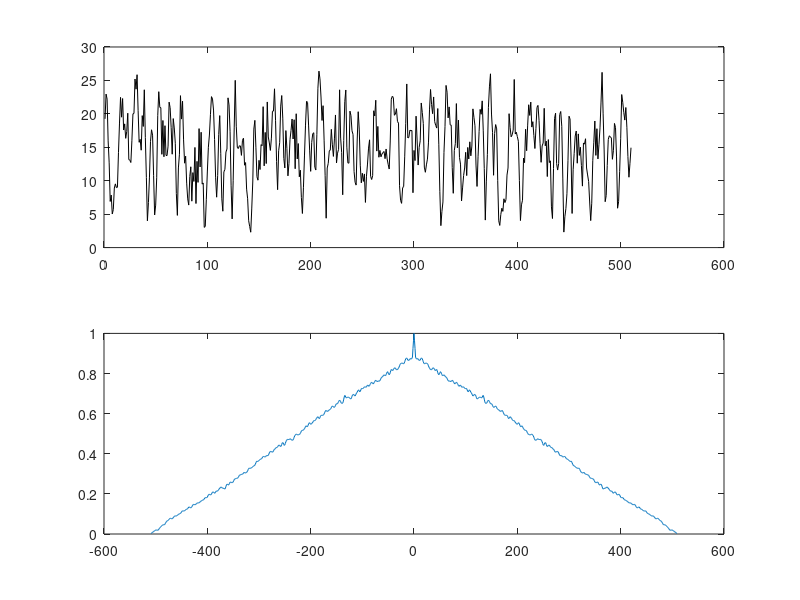

MATLAB code to generate this figure:
clear all; close all;
N = 512; 
b = rand(1,N)*10;
for i = 1:N-2
    a(i)=b(i)+b(i+1)+b(i+2);
end
[a_auto lags] = xcorr(a,'coeff');
subplot(2,1,1);
plot(a,'k');
subplot(2,1,2);
plot(lags,a_auto);


 